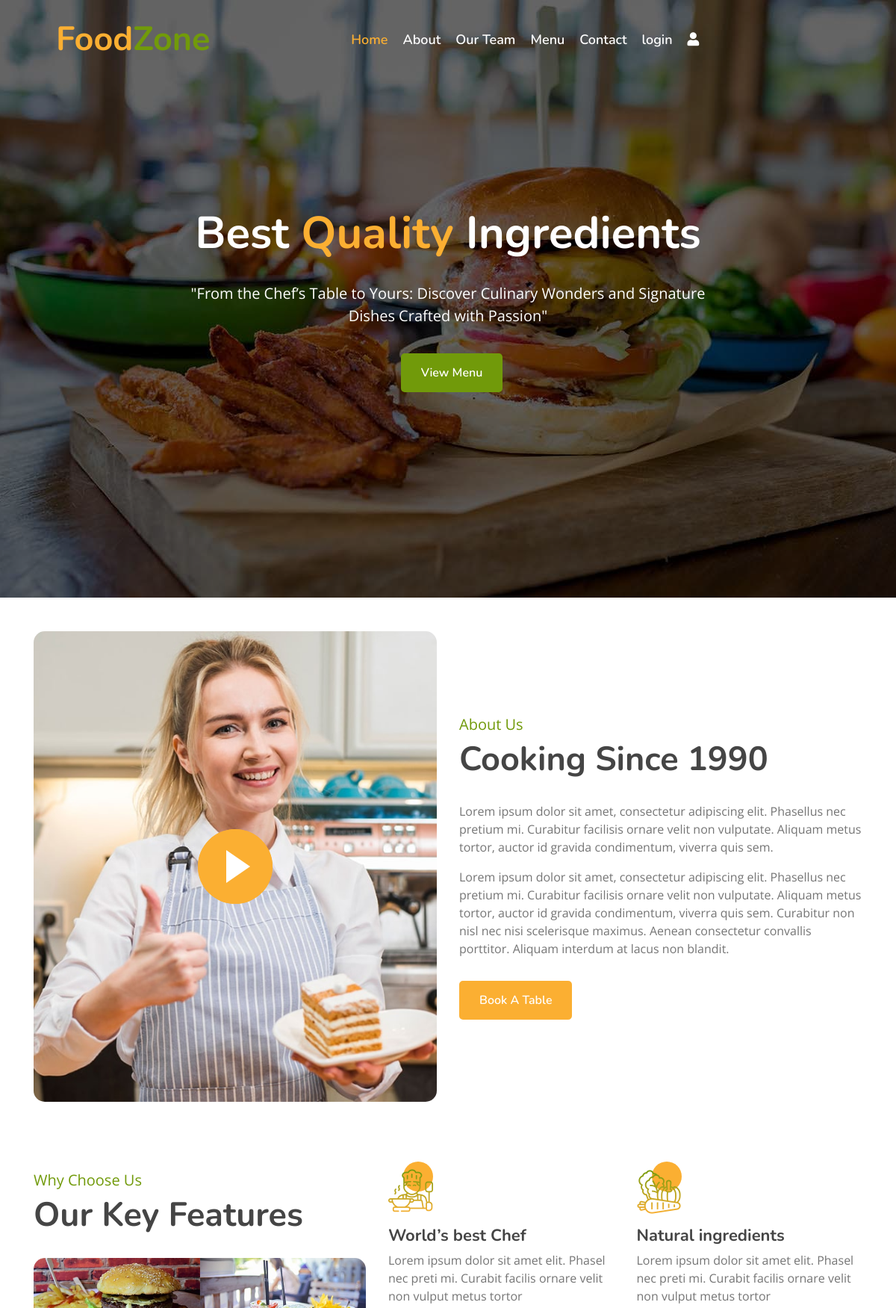
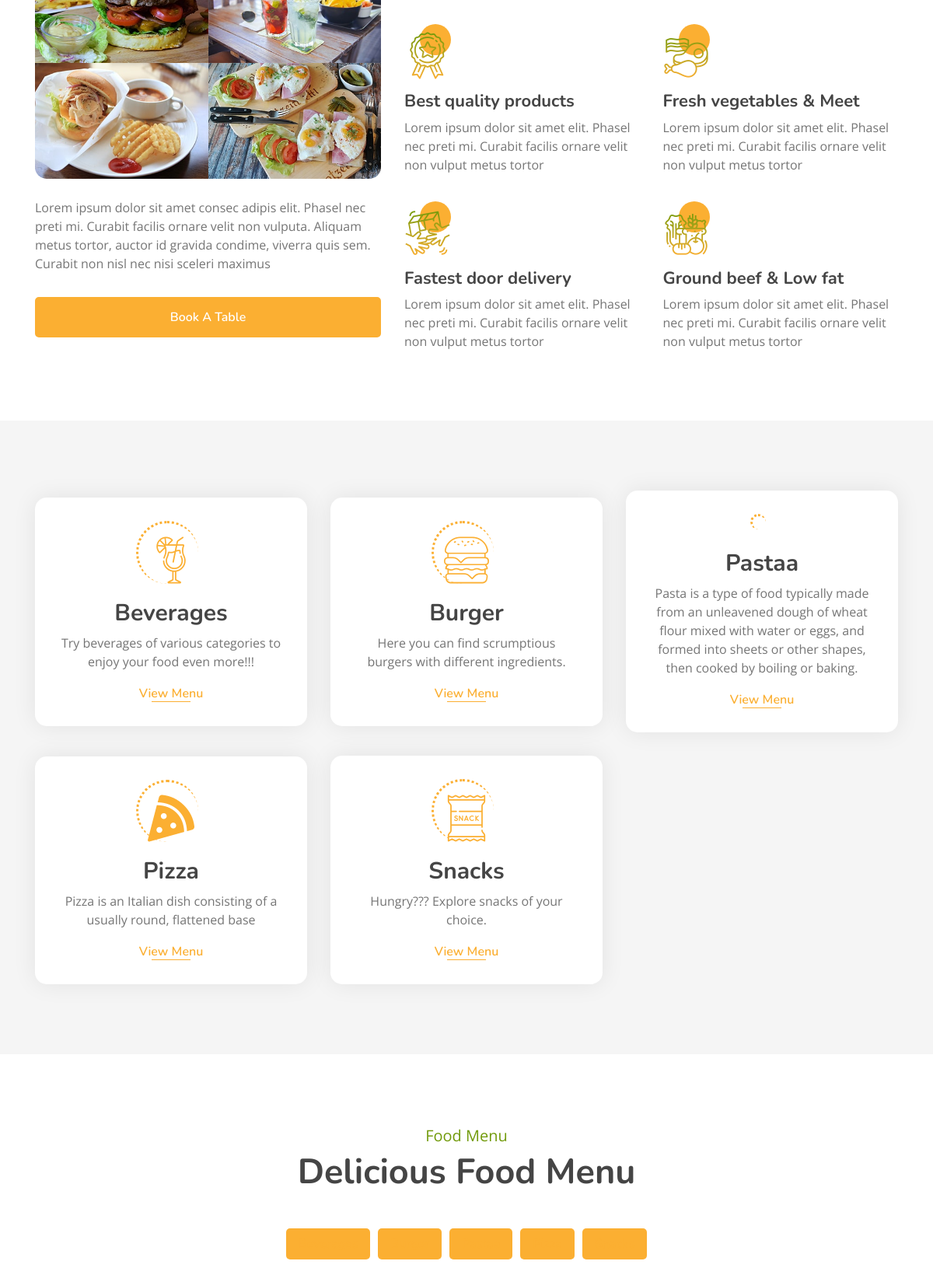
The page / (upper part) on the database its author committed (2 pictures, top to bottom).
### myapp/models.py (models this page shows, shortened)
class Category(models.Model):
    name = models.CharField(max_length=100, unique=True)
    image = models.ImageField(upload_to="categories/%Y/%m/%d")
    icon = models.CharField(max_length=50, blank=True)
    description = models.TextField()
    added_on = models.DateTimeField(auto_now_add=True)
    updated_on = models.DateTimeField(auto_now=True)

### myapp/views.py (the view)
# urls.py: path('',views.index,name="index"),
def index(request):
    context ={}
    cats = Category.objects.all().order_by('name')
    context['categories'] = cats
    dishes = []
    for cat in cats:
        dishes.append({
            'cat_id':cat.id,
            'cat_name':cat.name,
            'cat_img':cat.image,
            'items':list(cat.dish_set.all().values())
        })
    context['menu'] = dishes
    return render(request,'index.html', context)

### template/index.html (shortened to what this page needs)
{% extends "base.html" %}
{% block content %}
        <div class="carousel">
            <div class="container-fluid">
                <div class="owl-carousel">
                    <div class="carousel-item">
                        <div class="carousel-img">
                            <img src="/static/img/carousel-1.jpg" alt="Image">
                        </div>
                        <div class="carousel-text">
                            <h1>Best <span>Quality</span> Ingredients</h1>
                            <p>
                                "From the Chef’s Table to Yours: Discover Culinary Wonders and Signature Dishes Crafted with Passion"
                            </p>
                            <div class="carousel-btn">
                                <a class="btn custom-btn" href="">View Menu</a>
                            </div>
                        </div>
                    </div>
                </div>
            </div>
        </div>
        <div class="about">
            <div class="container">
                <div class="row align-items-center">
                    <div class="col-lg-6">
                        <div class="about-img">
                            <button type="button" class="btn-play" data-toggle="modal" data-src="https://www.youtube.com/embed/DWRcNpR6Kdc" data-target="#videoModal">
                                <span></span>
                            </button>
                        </div>
                    </div>
                    <div class="col-lg-6">
                        <div class="about-content">
                            <div class="section-header">
                                <p>About Us</p>
                                <h2>Cooking Since 1990</h2>
                            </div>
                            <div class="about-text">
                                <p>
                                    Lorem ipsum dolor sit amet, consectetur adipiscing elit. Phasellus nec pretium mi. Curabitur facilisis ornare velit non vulputate. Aliquam metus tortor, auctor id gravida condimentum, viverra quis sem.
                                </p>
                                <p>
                                    Lorem ipsum dolor sit amet, consectetur adipiscing elit. Phasellus nec pretium mi. Curabitur facilisis ornare velit non vulputate. Aliquam metus tortor, auctor id gravida condimentum, viverra quis sem. Curabitur non nisl nec nisi scelerisque maximus. Aenean consectetur convallis porttitor. Aliquam interdum at lacus non blandit.
                                </p>
                                <a class="btn custom-btn" href="">Book A Table</a>
                            </div>
                        </div>
                    </div>
                </div>
            </div>
        </div>
        <div class="feature">
            <div class="container">
                <div class="row">
                    <div class="col-lg-5">
                        <div class="section-header">
                            <p>Why Choose Us</p>
                            <h2>Our Key Features</h2>
                        </div>
                        <div class="feature-text">
                            <div class="feature-img">
                                <div class="row">
                                    <div class="col-6">
                                        <img src="/static/img/feature-1.jpg" alt="Image">
                                    </div>
                                    <div class="col-6">
                                        <img src="/static/img/feature-2.jpg" alt="Image">
                                    </div>
                                    <div class="col-6">
                                        <img src="/static/img/feature-3.jpg" alt="Image">
                                    </div>
                                    <div class="col-6">
                                        <img src="/static/img/feature-4.jpg" alt="Image">
                                    </div>
                                </div>
                            </div>
                            <p>
                                Lorem ipsum dolor sit amet consec adipis elit. Phasel nec preti mi. Curabit facilis ornare velit non vulputa. Aliquam metus tortor, auctor id gravida condime, viverra quis sem. Curabit non nisl nec nisi sceleri maximus
                            </p>
                            <a class="btn custom-btn" href="">Book A Table</a>
                        </div>
                    </div>
                    <div class="col-lg-7">
                        <div class="row">
                            <div class="col-sm-6">
                                <div class="feature-item">
                                    <i class="flaticon-cooking"></i>
                                    <h3>World’s best Chef</h3>
                                    <p>
                                        Lorem ipsum dolor sit amet elit. Phasel nec preti mi. Curabit facilis ornare velit non vulput metus tortor
                                    </p>
                                </div>
                            </div>
                            <div class="col-sm-6">
                                <div class="feature-item">
                                    <i class="flaticon-vegetable"></i>
                                    <h3>Natural ingredients</h3>
                                    <p>
                                        Lorem ipsum dolor sit amet elit. Phasel nec preti mi. Curabit facilis ornare velit non vulput metus tortor
                                    </p>
                                </div>
                            </div>
                        </div>
                        <div class="row">
                            <div class="col-sm-6">
                                <div class="feature-item">
                                    <i class="flaticon-medal"></i>
                                    <h3>Best quality products</h3>
                                    <p>
                                        Lorem ipsum dolor sit amet elit. Phasel nec preti mi. Curabit facilis ornare velit non vulput metus tortor
                                    </p>
                                </div>
                            </div>
                            <div class="col-sm-6">
                                <div class="feature-item">
                                    <i class="flaticon-meat"></i>
                                    <h3>Fresh vegetables & Meet</h3>
                                    <p>
                                        Lorem ipsum dolor sit amet elit. Phasel nec preti mi. Curabit facilis ornare velit non vulput metus tortor
                                    </p>
                                </div>
                            </div>
                        </div>
                        <div class="row">
                            <div class="col-sm-6">
                                <div class="feature-item">
                                    <i class="flaticon-courier"></i>
                                    <h3>Fastest door delivery</h3>
                                    <p>
                                        Lorem ipsum dolor sit amet elit. Phasel nec preti mi. Curabit facilis ornare velit non vulput metus tortor
                                    </p>
                                </div>
                            </div>
                            <div class="col-sm-6">
                                <div class="feature-item">
                                    <i class="flaticon-fruits-and-vegetables"></i>
                                    <h3>Ground beef & Low fat</h3>
                                    <p>
                                        Lorem ipsum dolor sit amet elit. Phasel nec preti mi. Curabit facilis ornare velit non vulput metus tortor
                                    </p>
                                </div>
                            </div>
                        </div>
                    </div>
                </div>
            </div>
        </div>
        <div class="food">
            <div class="container">
                <div class="row align-items-center">
                {% for cat in categories %}
                    <div class="col-md-4">
                        <div class="food-item">
                            <i class="{{cat.icon}}"></i>
                            <h2>{{cat.name}}</h2>
                            <p>
                                {{cat.description}}
                            </p>
                            <a href="{% url 'all_dishes' %}?q={{cat.id}}">View Menu</a>
                        </div>
                    </div>
                {% endfor %}
                </div>
            </div>
        </div>
        <div class="menu">
            <div class="container">
                <div class="section-header text-center">
                    <p>Food Menu</p>
                    <h2>Delicious Food Menu</h2>
                </div>
                <div class="menu-tab">
                    <ul class="nav nav-pills justify-content-center">
                        {% for category in menu %}
                            <li class="nav-item">
                                <a class="nav-link" data-toggle="pill" href="#c-{{category.cat_id}}">{{category.cat_name}}</a>
                            </li>
                        {% endfor %}
                    </ul>
                    <div class="tab-content">
                    </div>
                </div>
            </div>
        </div>
{% endblock %}

### rows shown on the page
Category: name "Beverages", description "Try beverages of various categories to enjoy your food even more!!!"
Category: name "Burger", description "Here you can find scrumptious burgers with different ingredients."
Category: name "Pastaa", description "Pasta is a type of food typically made from an unleavened dough of wheat flour mixed with water or eggs, and formed into sheets or other shapes, then cooked by boiling or baking."
Category: name "Pizza", description "Pizza is an Italian dish consisting of a usually round, flattened base"
Category: name "Snacks", description "Hungry??? Explore snacks of your choice."
